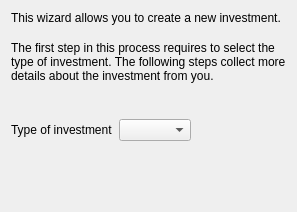
<?xml version="1.0" encoding="UTF-8"?>
<ui version="4.0">
 <class>KInvestmentTypeWizardPage</class>
 <widget class="QWizardPage" name="WizardPage">
  <attribute name="title">
    <string>Investment Type</string>
  </attribute>
  <layout class="QVBoxLayout">
    <item>
      <widget class="QLabel" name="m_introLabel">
        <property name="text">
          <string>This wizard allows you to create a new investment.</string>
        </property>
        <property name="alignment">
          <set>Qt::AlignTop</set>
        </property>
        <property name="wordWrap">
          <bool>true</bool>
        </property>
      </widget>
    </item>
    <item>
      <spacer name="spacer8">
        <property name="sizeHint">
          <size>
            <width>20</width>
            <height>10</height>
          </size>
        </property>
        <property name="sizeType">
          <enum>QSizePolicy::Fixed</enum>
        </property>
        <property name="orientation">
          <enum>Qt::Vertical</enum>
        </property>
      </spacer>
    </item>
    <item>
      <widget class="QLabel" name="textLabel1">
        <property name="text">
          <string>The first step in this process requires to select the type of investment. The following steps collect more details about the investment from you.</string>
        </property>
        <property name="alignment">
          <set>Qt::AlignTop</set>
        </property>
        <property name="wordWrap">
          <bool>true</bool>
        </property>
      </widget>
    </item>
    <item>
      <spacer name="spacer3">
        <property name="sizeHint">
          <size>
            <width>20</width>
            <height>30</height>
          </size>
        </property>
        <property name="sizeType">
          <enum>QSizePolicy::Expanding</enum>
        </property>
        <property name="orientation">
          <enum>Qt::Vertical</enum>
        </property>
      </spacer>
    </item>
    <item>
      <layout class="QHBoxLayout">
        <item>
          <widget class="QLabel" name="textLabel2">
            <property name="text">
              <string>Type of investment</string>
            </property>
            <property name="wordWrap">
              <bool>false</bool>
            </property>
          </widget>
        </item>
        <item>
          <widget class="KComboBox" name="m_securityType">
          </widget>
        </item>
        <item>
          <spacer name="spacer1">
            <property name="sizeHint">
              <size>
                <width>61</width>
                <height>21</height>
              </size>
            </property>
            <property name="sizeType">
              <enum>QSizePolicy::Expanding</enum>
            </property>
            <property name="orientation">
              <enum>Qt::Horizontal</enum>
            </property>
          </spacer>
        </item>
      </layout>
    </item>
    <item>
      <spacer name="spacer2">
        <property name="sizeHint">
          <size>
            <width>20</width>
            <height>60</height>
          </size>
        </property>
        <property name="sizeType">
          <enum>QSizePolicy::Expanding</enum>
        </property>
        <property name="orientation">
          <enum>Qt::Vertical</enum>
        </property>
      </spacer>
    </item>
  </layout>
 </widget>
 <resources/>
 <connections/>
 <customwidgets>
   <customwidget>
      <class>KComboBox</class>
      <extends>QComboBox</extends>
      <header location="global">kcombobox.h</header>
    </customwidget>
  </customwidgets>
  <tabstops>
    <tabstop>m_securityType</tabstop>
  </tabstops>
</ui>
